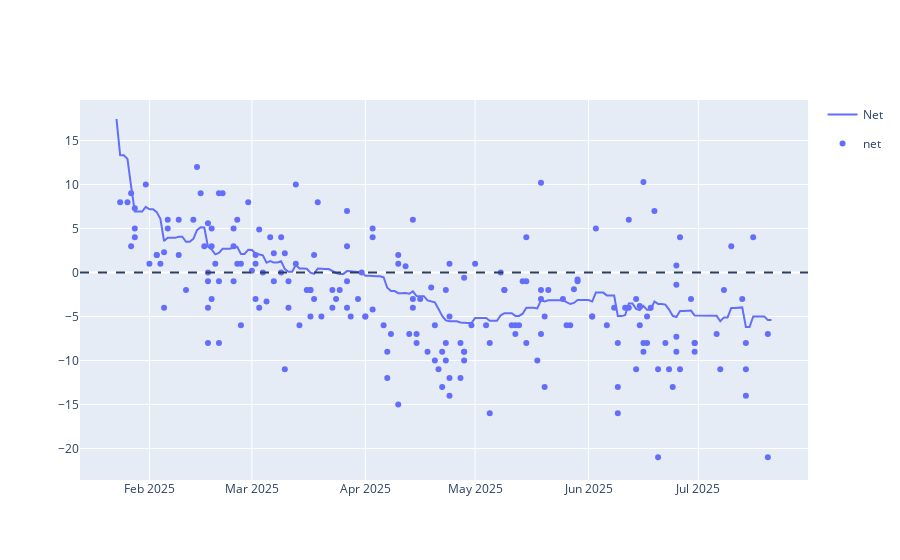

The notebook cell this image was saved under:
### Code cell
line = px.line(approval_avg, x='Date', y=['Net'])
scatter = px.scatter(polls_df[polls_df['end_date'] >= pd.to_datetime('2025-01-24')], x='end_date', y=['net'])
                     #trendline='lowess', trendline_options=dict(frac=0.2))
fig = go.Figure(data=line.data + scatter.data)
fig.add_hline(y=0, line_dash='dash')
fig.show()

### Figure 1 — Plotly figure (JSON) as saved in the notebook; plotly's stock layout.template omitted (floating-point values rounded to 4 significant figures; data arrays with more than 128 entries replaced by an {"elided": "..."} marker saying what was removed)
{"data": [{"hovertemplate": "variable=Net<br>Date=%{x}<br>value=%{y}<extra></extra>", "legendgroup": "Net", "line": {"color": "#636efa", "dash": "solid"}, "marker": {"symbol": "circle"}, "mode": "lines", "name": "Net", "orientation": "v", "showlegend": true, "type": "scatter", "x": {"elided": "180 str values"}, "xaxis": "x", "y": {"elided": "180 float values"}, "yaxis": "y"}, {"hovertemplate": "variable=net<br>end_date=%{x}<br>value=%{y}<extra></extra>", "legendgroup": "net", "marker": {"color": "#636efa", "symbol": "circle"}, "mode": "markers", "name": "net", "orientation": "v", "showlegend": true, "type": "scatter", "x": {"elided": "201 str values"}, "xaxis": "x", "y": {"elided": "201 float values"}, "yaxis": "y"}], "layout": {"shapes": [{"line": {"dash": "dash"}, "type": "line", "x0": 0, "x1": 1, "xref": "x domain", "y0": 0, "y1": 0, "yref": "y"}]}}
